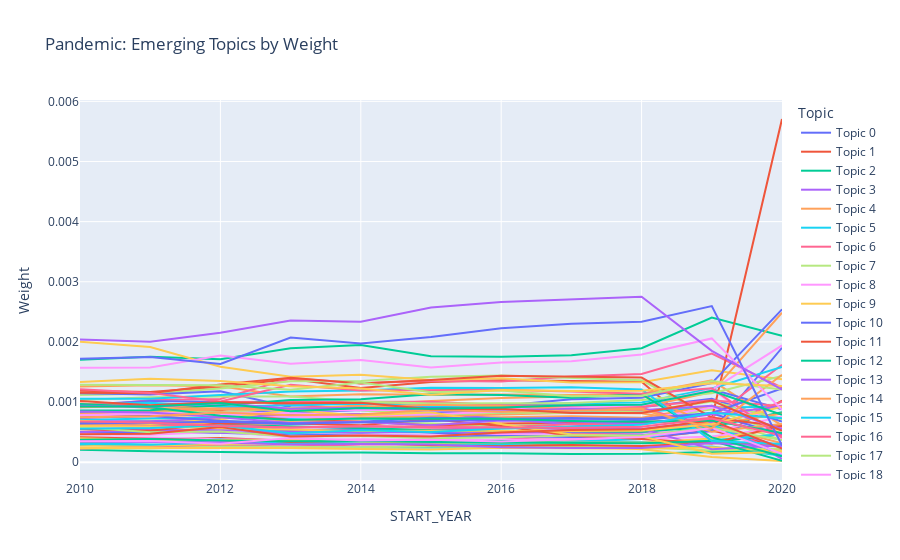

Notebook source saved alongside this figure:
### Code cell
import plotly.express as px

fig = px.line(df2010, x="START_YEAR", y="Weight",color = "Topic", title='Pandemic: Emerging Topics by Weight')
fig.show()
